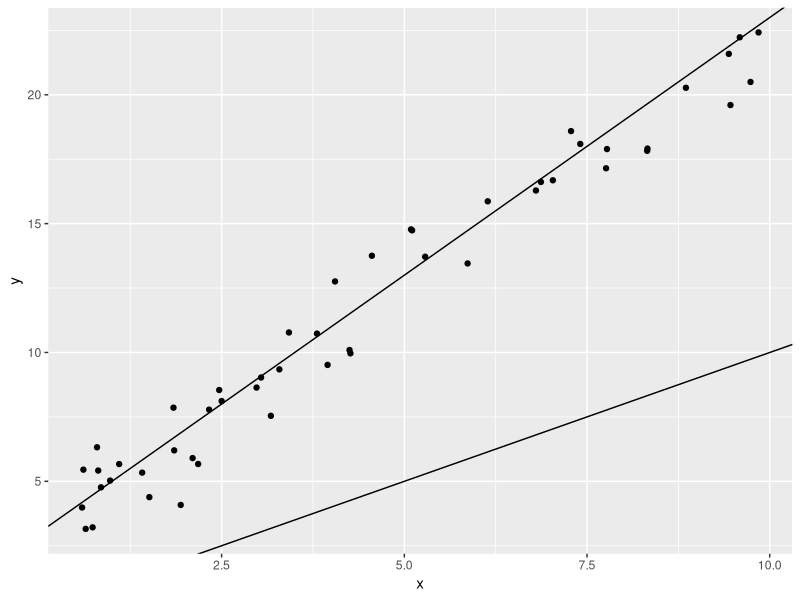
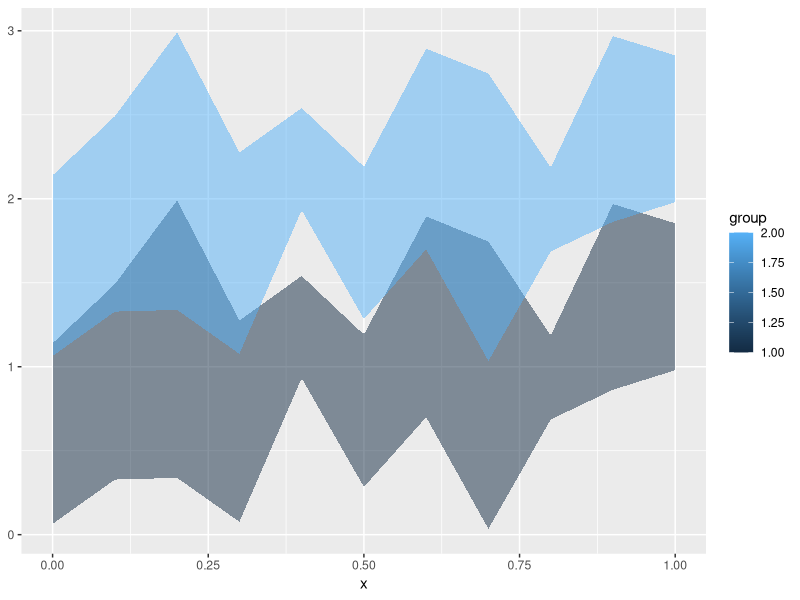
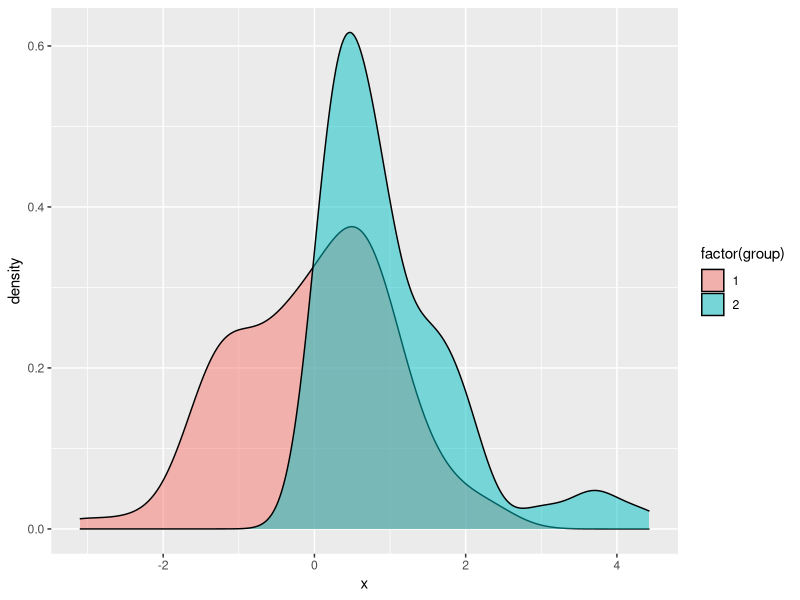
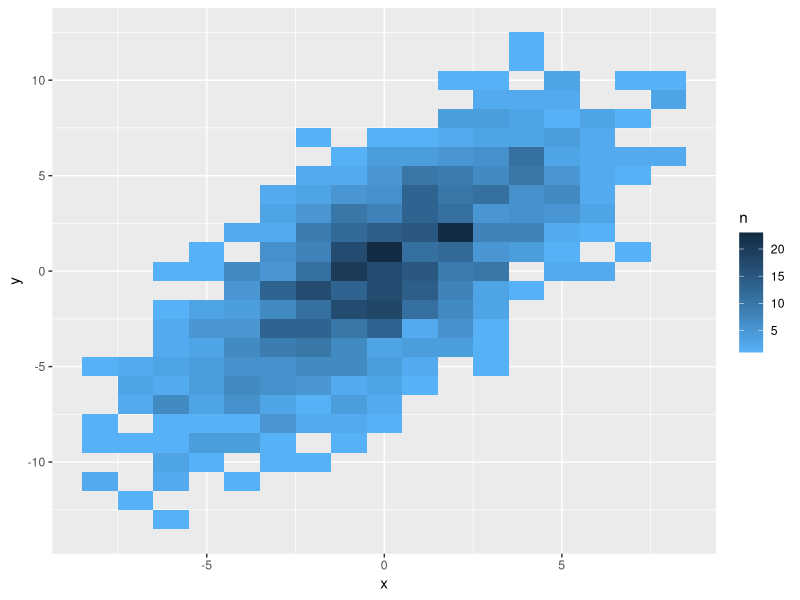
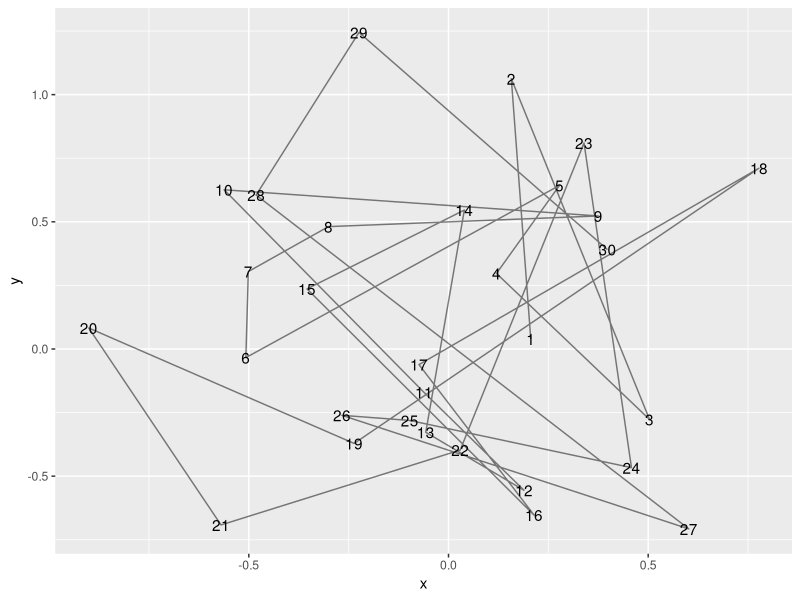
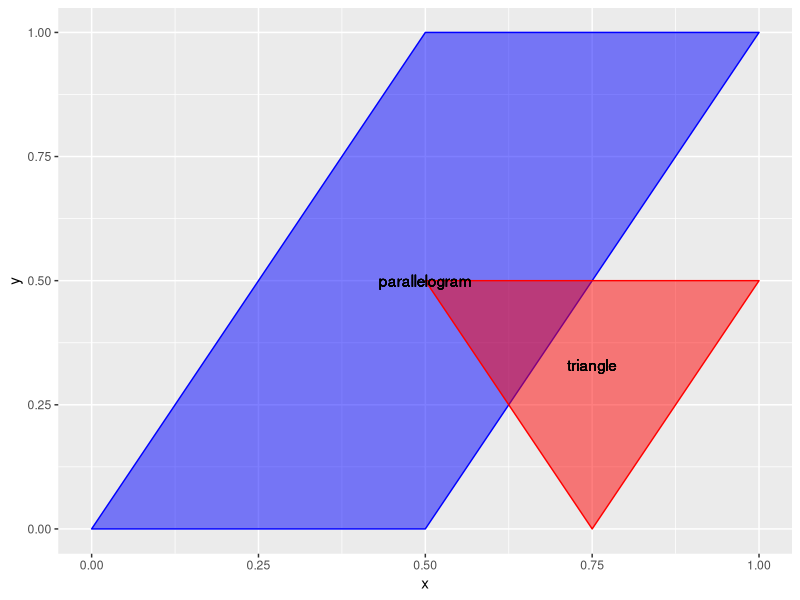
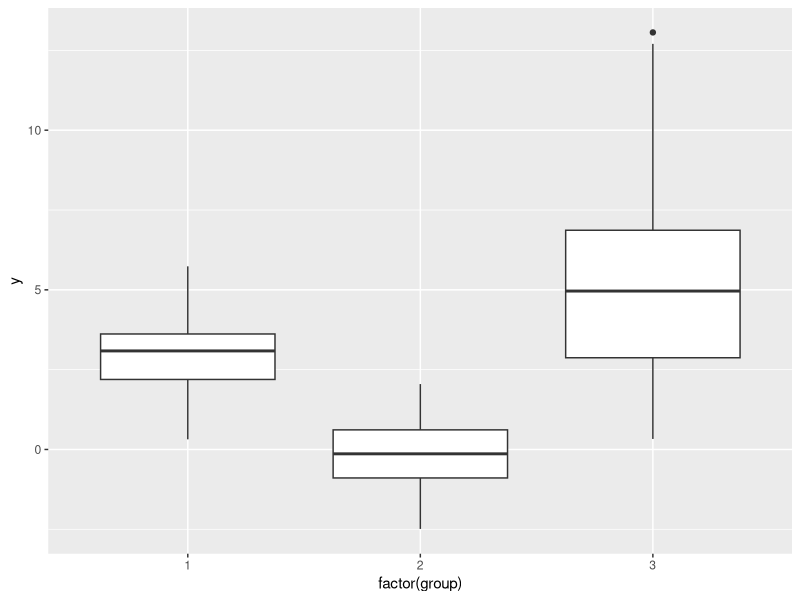
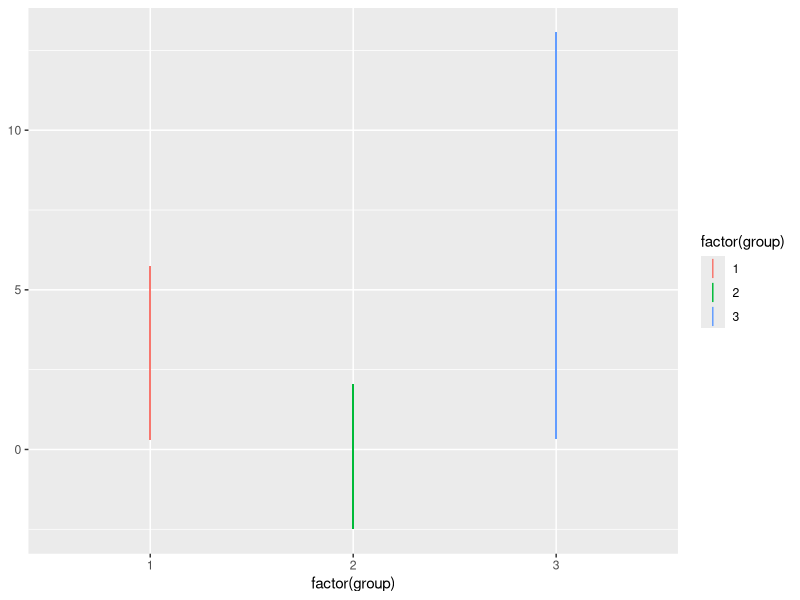

Reproduce these figures in R, in order. (Note: this script raises an error after producing the figures.)
#' Tests for each geom
library(ggplot2)
library(plyr)

#' abline: should show two lines: one running through the points, the other with an intercept of 0 and slope of 2.
xydata <- data.frame(x=sort(runif(50, 0, 10)))
xydata$y <- 3+2*xydata$x + rnorm(50, 0, 1)
g1 <- ggplot() + geom_point(data=xydata, aes(x=x, y=y)) + 
  geom_abline(data=data.frame(intercept=c(3, 0), slope=c(2,1)), aes(intercept=intercept, slope=slope))
g1
# gg2animint(list(g1=g1))

#' ribbon: should show two overlapping ribbons, with the same basic shape, one translated up by one unit.
ribbondata <- data.frame(x=seq(0, 1, .1), ymin=runif(11, 0, 1), ymax=runif(11, 1, 2))
ribbondata <- rbind(cbind(ribbondata, group=1), cbind(ribbondata, group=2))
ribbondata[12:22,2:3] <- ribbondata[12:22,2:3]+1
g2 <- ggplot() + geom_ribbon(data=ribbondata, aes(x=x, ymin=ymin, ymax=ymax, group=group, fill=group), alpha=.5)
g2
# gg2animint(list(g1=g1, g2=g2))

#' density: should show an exponential density curve in blue and a normal(ish) density curve in pink.
densdata <- data.frame(x=c(rnorm(100), rexp(100)), group=rep(1:2, each=100))
g3 <- ggplot() + geom_density(data=densdata, aes(x=x, group=group, fill=factor(group)), alpha=.5)
g3
# gg2animint(list(g1=g1, g2=g2, g3=g3))


#' tile: should show an approximately bivariate normal distribution.
tiledata <- data.frame(x=rnorm(1000, 0, 3))
tiledata$y <- rnorm(1000, tiledata$x, 3)
tiledata$rx <- round(tiledata$x)
tiledata$ry <- round(tiledata$y)
tiledata <- ddply(tiledata, .(rx,ry), summarise, n=length(rx))

g4 <- ggplot() + geom_tile(data=tiledata, aes(x=rx, y=ry, fill=n)) +
  scale_fill_gradient(low="#56B1F7", high="#132B43") + xlab("x") + ylab("y")
g4
# gg2animint(list(g1=g1, g2=g2, g3=g3, g4=g4))

#' path: should show a two-dimensional random walk, where x and y are position, z is time.
pathdata <- data.frame(x=rnorm(30, 0, .5), y=rnorm(30, 0, .5), z=1:30)
g5 <- ggplot() + geom_path(data=pathdata, aes(x=x, y=y), alpha=.5) +
  geom_text(data=pathdata, aes(x=x, y=y, label=z))
g5
# gg2animint(list(g1=g1, g2=g2, g3=g3, g4=g4, g5=g5))

#' Polygons
polydata <- rbind(
  data.frame(x=c(0, .5, 1, .5, 0), y=c(0, 0, 1, 1, 0), group="parallelogram", fill="blue", xc=.5, yc=.5),
  data.frame(x=c(.5, .75, 1, .5), y=c(.5, 0, .5, .5), group="triangle", fill="red", xc=.75, yc=.33)
  )
g6 <- ggplot() + 
  geom_polygon(data=polydata, aes(x=x, y=y, group=group, fill=fill, colour=fill), alpha=.5)+
  scale_colour_identity() + scale_fill_identity()+
  geom_text(data=polydata, aes(x=xc, y=yc, label=group))
g6
# gg2animint(list(g1=g1, g2=g2, g3=g3, g4=g4, g5=g5, g6=g6))

#' Boxplots
boxplotdata <- rbind(data.frame(x=1:50, y=sort(rnorm(50, 3, 1)), group=1),
                     data.frame(x=1:50, y=sort(rnorm(50, 0, 1)), group=2), 
                     data.frame(x=1:50, y=sort(rgamma(50, 2, 1/3)), group=3))
boxplotdata <- ddply(boxplotdata, .(group), transform, ymax=max(y), ymin=min(y), med=median(y))

#' Boxplot does not work (7/5/13)
g7 <- ggplot() + 
  geom_boxplot(data=boxplotdata, aes(y=y, x=factor(group)))
g7
# gg2animint(list(g1=g1, g2=g2, g3=g3, g4=g4, g5=g5, g6=g6, g7=g7))

g8 <- ggplot() + 
  geom_linerange(data=boxplotdata, aes(x=factor(group), ymax=ymax, ymin=ymin, colour=factor(group)))
g8
# gg2animint(list(g1=g1, g2=g2, g3=g3, g4=g4, g5=g5, g6=g6, g7=g7, g8=g8))

g9 <- ggplot() + 
  geom_histogram(data=subset(boxplotdata, group==3), aes(x=y, fill=..count..), binwidth=1)
g9
# gg2animint(list(g1=g1, g2=g2, g3=g3, g4=g4, g5=g5, g6=g6, g7=g7, g8=g8, g9=g9))

g10 <- ggplot() + 
  geom_violin(data=boxplotdata, aes(x=factor(group), y=y, fill=factor(group), group=group))
g10
# gg2animint(list(g1=g1, g2=g2, g3=g3, g4=g4, g5=g5, g6=g6, g7=g7, g8=g8, g9=g9, g10=g10))

#' Step Plot
#' Must specify group and then use colour=factor(group) to get desired effect.
g11 <- ggplot() + geom_step(data=boxplotdata, aes(x=x, y=y, colour=factor(group), group=group))
g11
gg2animint(list(g1=g1, g2=g2, g3=g3, g4=g4, g5=g5, g6=g6, g7=g7, g8=g8, g9=g9, g10=g10, g11=g11))
